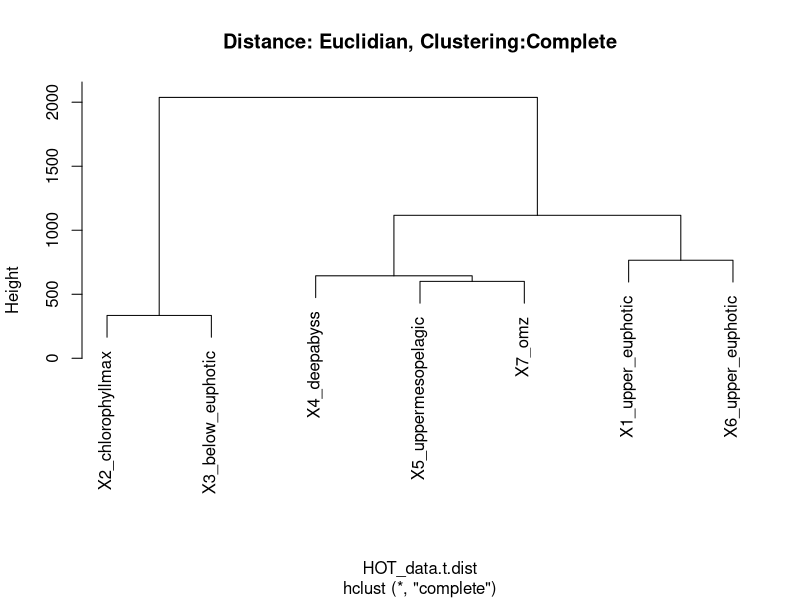

The R source for this figure:
# mp_tutorial_taxonomic_analysis.R
# This script summarizes all R-based analysis from the 
# Taxonomic Analysis presentation of the MetaPathways tutorial
# Tuesday, February 11, 2014
# Niels W. Hanson (nielsh@mail.ubc.ca)

## 1. Loading Megan Table into R
# set the working directory to where you have the HOT_mean_table.txt

setwd("~/Desktop/HOT")
HOT_data <- read.table("HOT_megan_table.txt", header=TRUE, sep="\t", row.names=1)
# if you are having a hard time you can just download it from the host
HOT_data <- read.table("HOT_megan_table.txt", header=TRUE, sep="\t", row.names=1)

## 2. Distance Matrices
HOT_data.t <- t(HOT_data) # transpose HOT_data
HOT_data.t.dist <- dist(HOT_data.t) # calculate the euclidian distance between the rows
HOT_data.t.dist
# Note that dist uses the Euclidian distance by default

# Next we will hierarhcally cluster our distance matrix using hclust
HOT_data.euclid.fit <- hclust(HOT_data.t.dist)
plot(HOT_data.euclid.fit, main="Distance: Euclidian, Clustering:Complete")

# a popular distance with biologists is the 